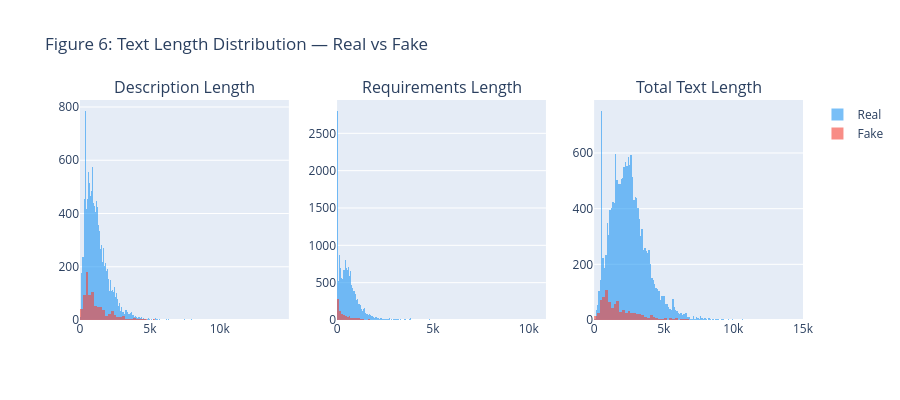

Source (notebook cell):
### Markdown cell above
Text Length Distribution — Real vs Fake

### Code cell
df['label'] = df['fraudulent'].map({0: 'Real', 1: 'Fake'})

fig = make_subplots(rows=1, cols=3,
    subplot_titles=['Description Length', 'Requirements Length', 'Total Text Length'])

cols_to_plot = ['desc_len', 'req_len', 'text_len']
colors = {'Real': '#2196F3', 'Fake': '#F44336'}

for i, col in enumerate(cols_to_plot):
    for label, color in colors.items():
        subset = df[df['label'] == label][col]
        fig.add_trace(
            go.Histogram(x=subset, name=label,
                         marker_color=color, opacity=0.6,
                         showlegend=(i == 0)),
            row=1, col=i+1
        )

fig.update_layout(
    title_text='Figure 6: Text Length Distribution — Real vs Fake',
    barmode='overlay', height=400
)
fig.show()

### Figure 1 — Plotly figure (JSON) as saved in the notebook; plotly's stock layout.template omitted (floating-point values rounded to 4 significant figures; data arrays with more than 128 entries replaced by an {"elided": "..."} marker saying what was removed)
{"data": [{"marker": {"color": "#2196F3"}, "name": "Real", "opacity": 0.6, "showlegend": true, "type": "histogram", "x": {"elided": "17014 int values"}, "xaxis": "x", "yaxis": "y"}, {"marker": {"color": "#F44336"}, "name": "Fake", "opacity": 0.6, "showlegend": true, "type": "histogram", "x": {"elided": "866 int values"}, "xaxis": "x", "yaxis": "y"}, {"marker": {"color": "#2196F3"}, "name": "Real", "opacity": 0.6, "showlegend": false, "type": "histogram", "x": {"elided": "17014 int values"}, "xaxis": "x2", "yaxis": "y2"}, {"marker": {"color": "#F44336"}, "name": "Fake", "opacity": 0.6, "showlegend": false, "type": "histogram", "x": {"elided": "866 int values"}, "xaxis": "x2", "yaxis": "y2"}, {"marker": {"color": "#2196F3"}, "name": "Real", "opacity": 0.6, "showlegend": false, "type": "histogram", "x": {"elided": "17014 int values"}, "xaxis": "x3", "yaxis": "y3"}, {"marker": {"color": "#F44336"}, "name": "Fake", "opacity": 0.6, "showlegend": false, "type": "histogram", "x": {"elided": "866 int values"}, "xaxis": "x3", "yaxis": "y3"}], "layout": {"annotations": [{"font": {"size": 16}, "showarrow": false, "text": "Description Length", "x": 0.1444, "xanchor": "center", "xref": "paper", "y": 1, "yanchor": "bottom", "yref": "paper"}, {"font": {"size": 16}, "showarrow": false, "text": "Requirements Length", "x": 0.5, "xanchor": "center", "xref": "paper", "y": 1, "yanchor": "bottom", "yref": "paper"}, {"font": {"size": 16}, "showarrow": false, "text": "Total Text Length", "x": 0.8556, "xanchor": "center", "xref": "paper", "y": 1, "yanchor": "bottom", "yref": "paper"}], "barmode": "overlay", "height": 400, "title": {"text": "Figure 6: Text Length Distribution — Real vs Fake"}, "xaxis": {"anchor": "y", "domain": [0, 0.2889]}, "xaxis2": {"anchor": "y2", "domain": [0.3556, 0.6444]}, "xaxis3": {"anchor": "y3", "domain": [0.7111, 1]}, "yaxis": {"anchor": "x", "domain": [0, 1]}, "yaxis2": {"anchor": "x2", "domain": [0, 1]}, "yaxis3": {"anchor": "x3", "domain": [0, 1]}}}
